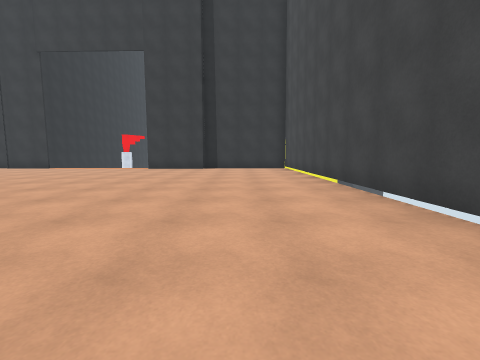
[1] (above)

24 first-person views from a walk through a scene from a Unity 3-D project. The camera is 1.2 m above the floor, tilts 6° down and sees 90° across. The floor is counted in squares, 2 m on a side. Each view is taken from the middle of a square. On the plan, view 1 faces up. The plan holds only what a view shows up to about 9 squares ahead; the rest is blank. The place goes on beyond the plan. The player is left out. Surface patterns are stand-ins for the level's own textures.

[2]
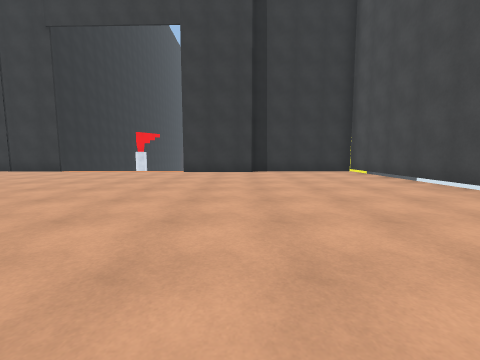

[3]
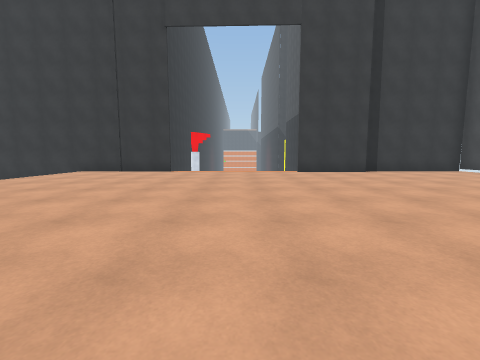

[4]
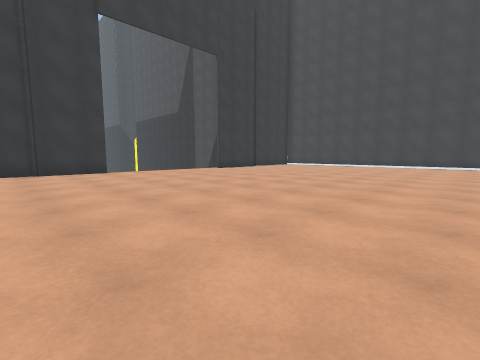

[5]
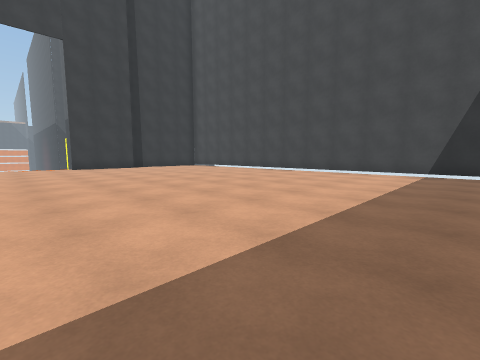

[6]
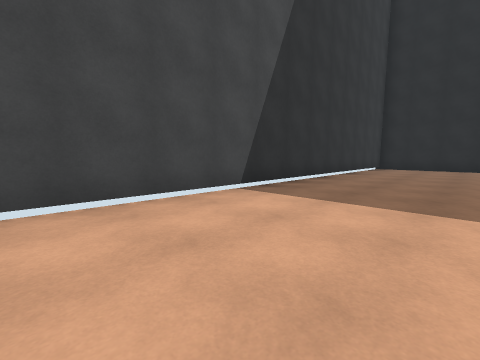

[7]
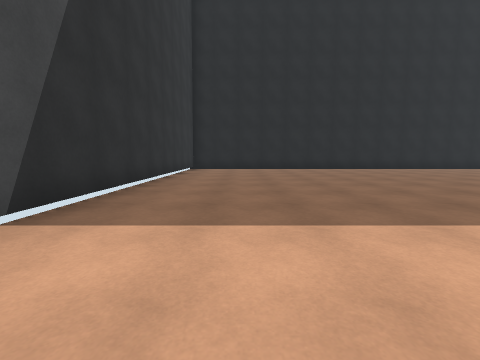

[8]
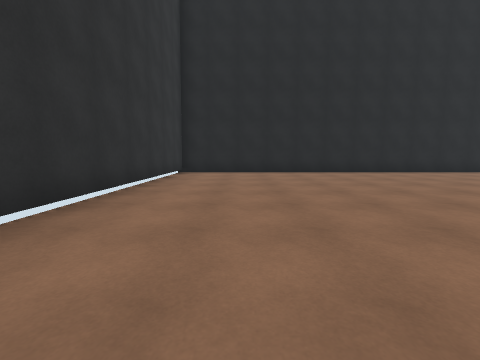

[9]
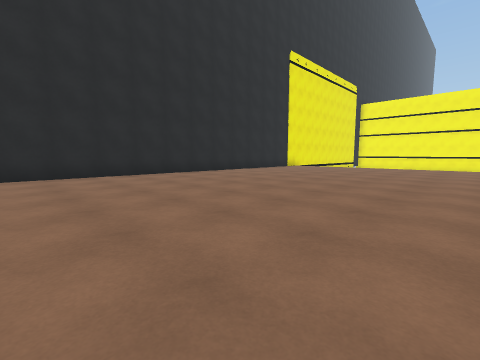

[10]
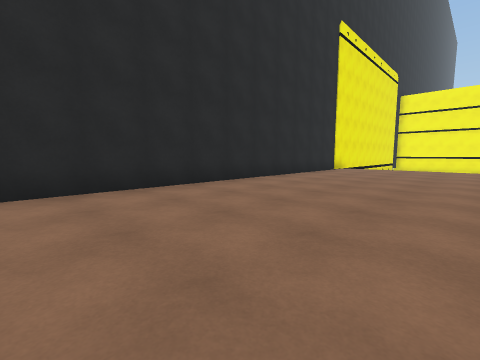

[11]
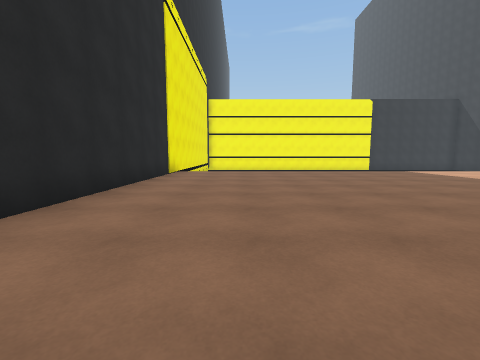

[12]
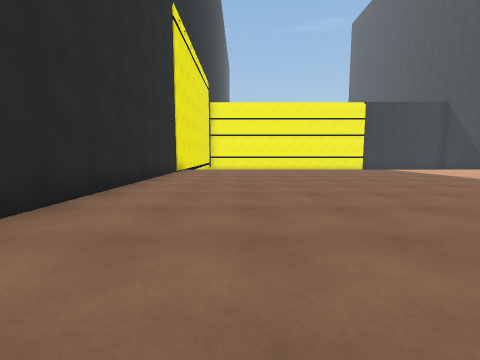

[13]
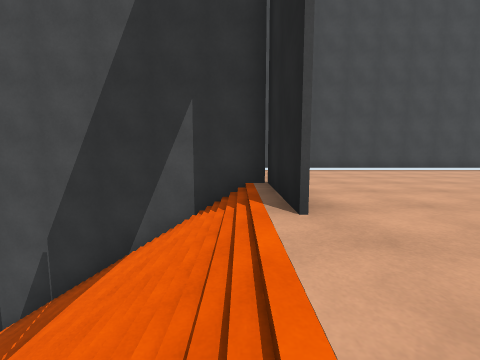

[14]
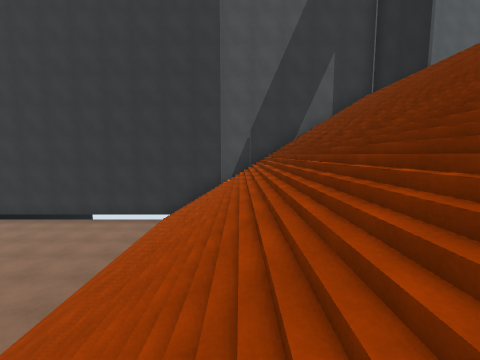

[15]
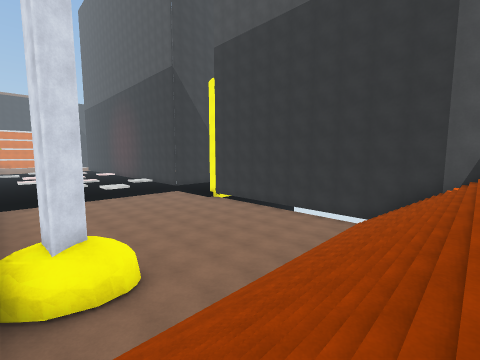

[16]
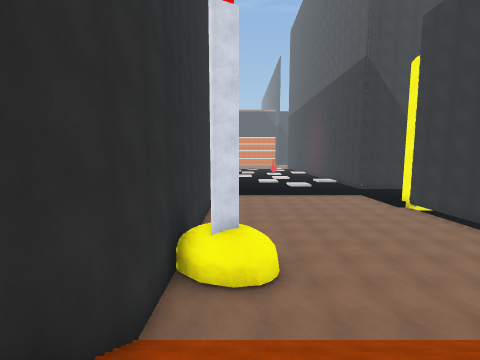

[17]
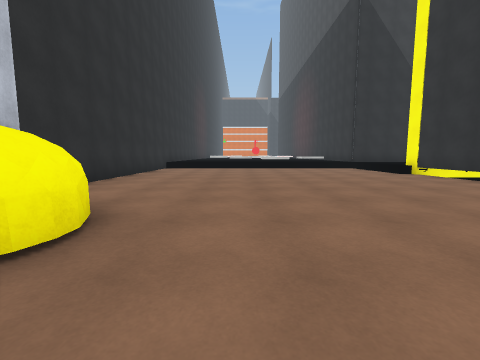

[18]
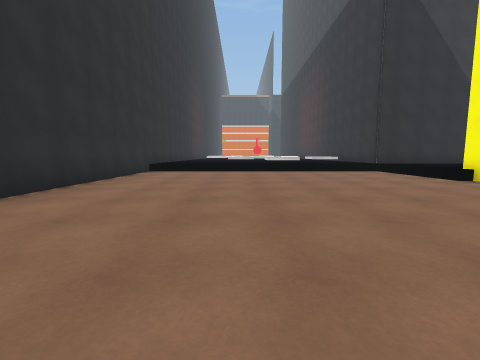

[19]
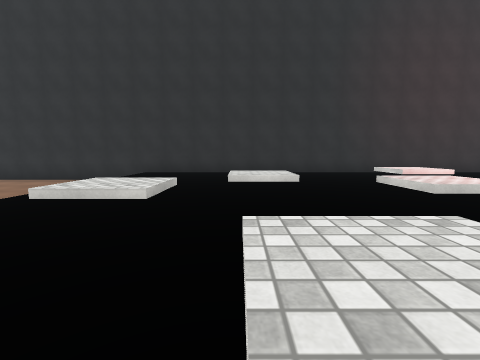

[20]
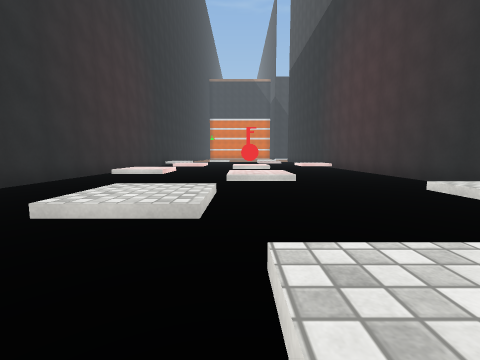

[21]
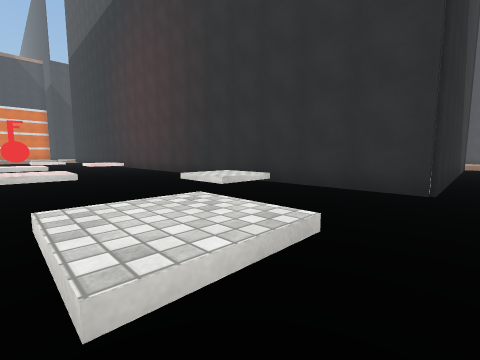

[22]
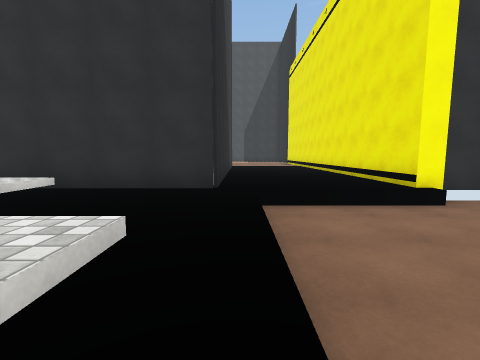

[23]
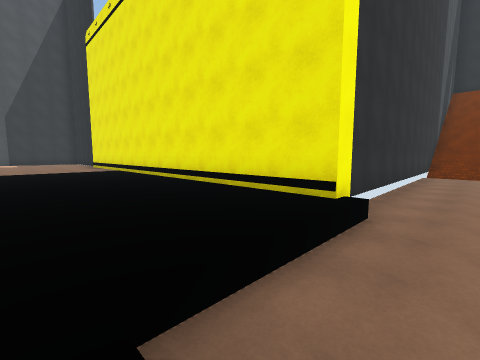

[24]
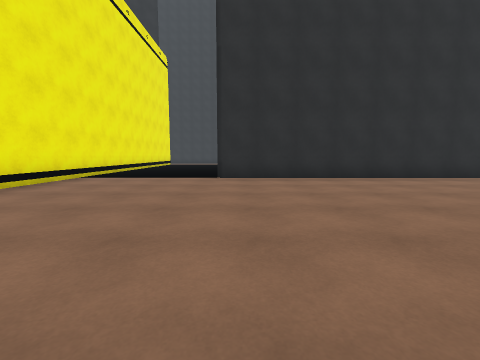

### Floor plan
Key: @ floor where view 1 was taken; # wall or solid block; . main floor; - floor 7.5 m lower than the main floor; _ floor 8 m lower than the main floor; < floor 8.5 m lower than the main floor; / step, stairs or slope; ^ raised ledge; v drop or lower ground; K key.
Columns run from 14 left of view 1 to 13 right of it. Each row starts with its distance up from view 1.
 39    #____K/___#
 38    #_________#
 37    #_-/______#
 36    #_//______#      #_
 35    #____-/___#      #__
 34    #_________#      #___
 33    # __/_  -/#      #____
 32    # __-___//#      #______
 31    #___ //_  #      #______
 30    #___ /-_  ########_______
 29    #_____/_________________
 28    #<<<<<<<</______________
 27    #<<<<<<<</____________
 26    #<<<<<<<</___________
 25    #<<<<<<<<<###########
 24    #<<<<<<<<<#
 23    #<<<<<<<<<#
 22    #<<<<<<<<<#
 21    #<<<<<<<<<#
 20    ###<<<<<<<#
 19    #<^<<<<<<<#
 18    #<<<<<<<<<#
 17    #/////////#
 16    # ////////#
 15     /////////#
 14     /////////#
 13       ///////#
 12        //////#
 11 vvv###//////#####
 10   v........##...#
  9   v.............#
  8   v.............#
  7    .............#
  6    .............#
  5    .............#
  4    .............#
  3    .............#
  2   v.............#
  1   v...  ........#
  0   v.... ......@.#
 -1   v.............#
 -2   v.............#
 -3   v.............#
 -4   v.............#
 -5   v.............#
 -6   v.............#
 -7   v.............#
 -8   v.............#
 -9   ###############

Where each view was taken, in squares from view 1:
view 1: 0 up, 0 right, facing up
view 2: 2 up, 2 left, facing up
view 3: 2 up, 6 left, facing up
view 4: 2 up, 11 left, facing up-right
view 5: 1 down, 6 left, facing up-right
view 6: 3 up, 1 left, facing down-right
view 7: 2 up, 0 right, facing down
view 8: 0 up, 0 right, facing down
view 9: 1 down, 0 right, facing down-left
view 10: 4 down, 1 left, facing down-left
view 11: 6 down, 3 left, facing left
view 12: 6 down, 2 left, facing left
view 13: 11 up, 6 left, facing right
view 14: 15 up, 10 left, facing right
view 15: 15 up, 10 left, facing up-right
view 16: 15 up, 9 left, facing up
view 17: 18 up, 7 left, facing up
view 18: 20 up, 7 left, facing up
view 19: 32 up, 2 left, facing left
view 20: 30 up, 6 left, facing up
view 21: 29 up, 6 left, facing up-right
view 22: 29 up, 6 left, facing right
view 23: 29 up, 3 left, facing down-right
view 24: 30 up, 13 right, facing left
